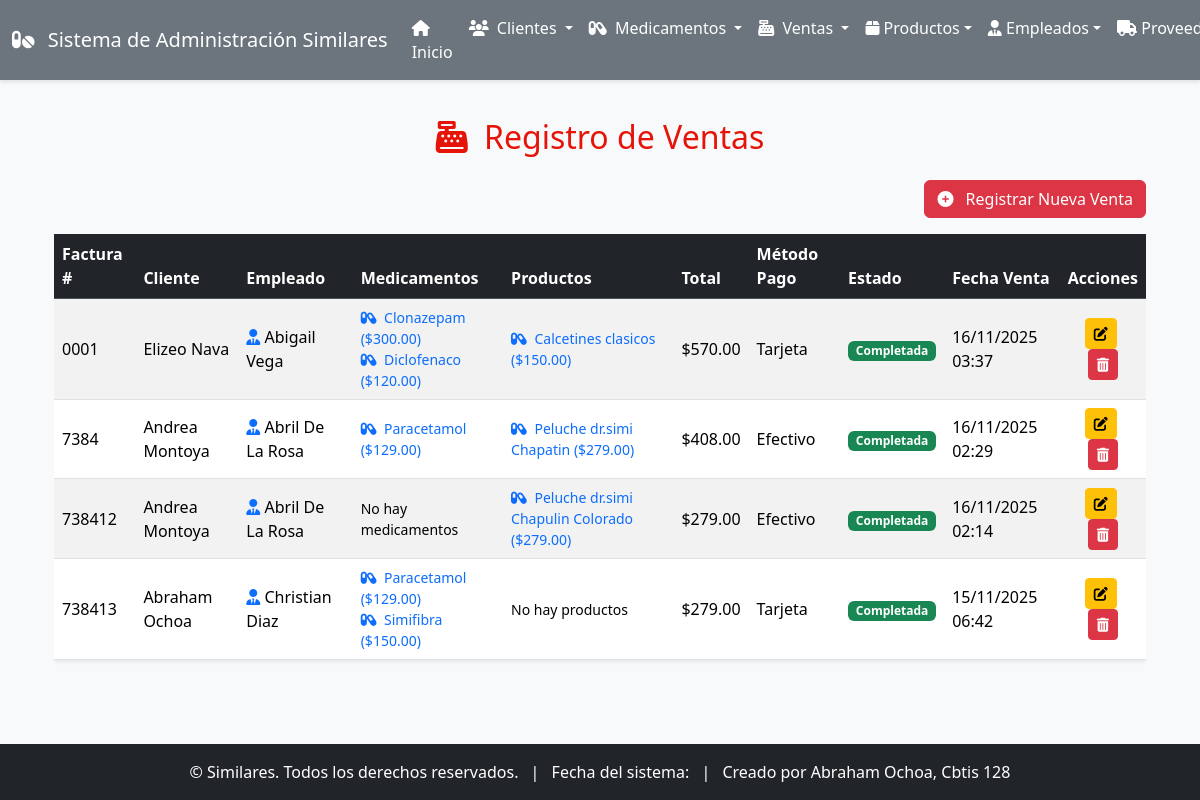
/ventas/, run on the app's committed database.
### app_Similares/models.py (models this page shows, shortened)
class Venta(models.Model):
    cliente = models.ForeignKey(Cliente, on_delete=models.CASCADE, related_name='ventas')  # 1 a muchos
    empleado = models.ForeignKey(Empleado, on_delete=models.SET_NULL, null=True, blank=True)
    medicamentos = models.ManyToManyField(Medicamento, related_name='ventas')
    productos = models.ManyToManyField(Producto, related_name='ventas')
    fecha_venta = models.DateTimeField(auto_now_add=True)
    total = models.DecimalField(max_digits=10, decimal_places=2)
    metodo_pago = models.CharField(max_length=50, choices=[
        ('EFECTIVO', 'Efectivo'),
        ('TARJETA', 'Tarjeta'),
        ('TRANSFERENCIA', 'Transferencia'),
    ])
    numero_factura = models.CharField(max_length=20, unique=True)
    observaciones = models.TextField(blank=True, null=True)
    estado = models.CharField(max_length=20, default='COMPLETADA', choices=[
        ('COMPLETADA', 'Completada'),
        ('PENDIENTE', 'Pendiente'),
        ('CANCELADA', 'Cancelada'),
    ])

class Cliente(models.Model):
    nombre = models.CharField(max_length=100)
    apellido = models.CharField(max_length=100)
    email = models.EmailField(unique=True)
    telefono = models.CharField(max_length=15)
    direccion = models.CharField(max_length=200)
    fecha_nacimiento = models.DateField(null=True, blank=True)
    registrado_en = models.DateTimeField(auto_now_add=True)

class Empleado(models.Model):
    nombre = models.CharField(max_length=50, verbose_name="Nombre")
    apellido = models.CharField(max_length=50, verbose_name="Apellido")
    puesto = models.CharField(max_length=50, verbose_name="Puesto")
    fecha_contratacion = models.DateField(verbose_name="Fecha de Contratación")
    salario = models.DecimalField(max_digits=10, decimal_places=2, verbose_name="Salario")
    telefono = models.CharField(max_length=15, verbose_name="Teléfono")
    email = models.EmailField(verbose_name="Email")
    activo = models.BooleanField(default=True, verbose_name="Activo")
    class Meta:
        verbose_name = "Empleado"
        verbose_name_plural = "Empleados"

class Medicamento(models.Model):
    nombre = models.CharField(max_length=150)
    descripcion = models.TextField()
    laboratorio = models.CharField(max_length=100)
    precio = models.DecimalField(max_digits=10, decimal_places=2)
    stock = models.PositiveIntegerField()
    proveedor = models.ForeignKey(Proveedor, on_delete=models.CASCADE)
    fecha_vencimiento = models.DateField()
    codigo_barras = models.CharField(max_length=50, unique=True)

class Producto(models.Model):
    nombre = models.CharField(max_length=100, verbose_name="Nombre")
    descripcion = models.TextField(verbose_name="Descripción")
    categoria = models.CharField(max_length=50, verbose_name="Categoría")
    precio = models.DecimalField(max_digits=10, decimal_places=2, verbose_name="Precio")
    stock = models.IntegerField(verbose_name="Stock")
    proveedor = models.ForeignKey(Proveedor, on_delete=models.CASCADE, verbose_name="Proveedor")
    codigo_barras = models.CharField(max_length=50, verbose_name="Código de Barras")
    fecha_actualizacion = models.DateTimeField(auto_now=True, verbose_name="Actualizado")
    class Meta:
        verbose_name = "Producto"
        verbose_name_plural = "Productos"

### app_Similares/views.py (the view)
# urls.py: path('ventas/', views.ver_ventas, name='ver_ventas'),
def ver_ventas(request):
    ventas = Venta.objects.select_related('cliente', 'empleado').prefetch_related('medicamentos', 'productos').all().order_by('-fecha_venta')
    return render(request, 'app_Similares/ventas/ver_ventas.html', {'ventas': ventas})

### app_Similares/templates/app_Similares/ventas/ver_ventas.html (shortened to what this page needs)
{% extends 'app_Similares/base.html' %}
{% block content %}
<div class="container mt-4">
    <h2 class="mb-4 text-center" style="color: #e61308;">
        <i class="fas fa-cash-register me-2"></i> Registro de Ventas
    </h2>
    <div class="text-end mb-3">
        <a href="{% url 'agregar_venta' %}" class="btn btn-danger text-white" >
            <i class="fas fa-plus-circle me-2"></i> Registrar Nueva Venta
        </a>
    </div>
    {% if ventas %}
    <div class="table-responsive">
        <table class="table table-striped table-hover align-middle">
            <thead class="table-dark">
                <tr>
                    <th>Factura #</th>
                    <th>Cliente</th>
                    <th>Empleado</th>
                    <th>Medicamentos</th>
                    <th>Productos</th>
                    <th>Total</th>
                    <th>Método Pago</th>
                    <th>Estado</th>
                    <th>Fecha Venta</th>
                    <th class="text-center">Acciones</th>
                </tr>
            </thead>
            <tbody>
                {% for venta in ventas %}
                <tr>
                    <td>{{ venta.numero_factura }}</td>
                    <td>{{ venta.cliente.nombre }} {{ venta.cliente.apellido }}</td>
                    <td>
                        {% if venta.empleado %}
                            <span title="{{ venta.empleado.cargo }}">
                                <i class="fas fa-user-tie text-primary"></i>
                                {{ venta.empleado.nombre }} {{ venta.empleado.apellido }}
                            </span>
                        {% else %}
                            <span class="text-muted"><em>Sin empleado</em></span>
                        {% endif %}
                    </td>
                    <td>
                        <ul class="list-unstyled mb-0 small">
                            {% for medicamento in venta.medicamentos.all %}
                            <li>
                                <a href="{% url 'ver_medicamentos' %}" title="Ver detalles de {{ medicamento.nombre }}" class="text-decoration-none">
                                    <i class="fas fa-capsules me-1 text-primary"></i>
                                    {{ medicamento.nombre }} (${{ medicamento.precio|floatformat:2 }})
                                </a>
                            </li>
                            {% empty %}
                            <li>No hay medicamentos</li>
                            {% endfor %}
                        </ul>
                    </td>
                    <td>
                        <ul class="list-unstyled mb-0 small">
                            {% for producto in venta.productos.all %}
                            <li>
                                <a href="{% url 'ver_productos' %}" title="Ver detalles de {{ producto.nombre }}" class="text-decoration-none">
                                    <i class="fas fa-capsules me-1 text-primary"></i>
                                    {{ producto.nombre }} (${{ producto.precio|floatformat:2 }})
                                </a>
                            </li>
                            {% empty %}
                            <li>No hay productos</li>
                            {% endfor %}
                        </ul>
                    </td>
                    <td>${{ venta.total|floatformat:2 }}</td>
                    <td>{{ venta.get_metodo_pago_display }}</td>
                    <td>
                        {% if venta.estado == 'COMPLETADA' %}
                            <span class="badge bg-success">{{ venta.get_estado_display }}</span>
                        {% elif venta.estado == 'PENDIENTE' %}
                            <span class="badge bg-warning text-dark">{{ venta.get_estado_display }}</span>
                        {% else %}
                            <span class="badge bg-danger">{{ venta.get_estado_display }}</span>
                        {% endif %}
                    </td>
                    <td>{{ venta.fecha_venta|date:"d/m/Y H:i" }}</td>
                    <td class="text-center">
                        <a href="{% url 'actualizar_venta' venta.pk %}" class="btn btn-warning btn-sm me-1" title="Editar">
                            <i class="fas fa-edit"></i>
                        </a>
                        <a href="{% url 'borrar_venta' venta.pk %}" class="btn btn-danger btn-sm" title="Eliminar">
                            <i class="fas fa-trash-alt"></i>
                        </a>
                    </td>
                </tr>
                {% endfor %}
            </tbody>
        </table>
    </div>
    {% else %}
    <div class="alert alert-info text-center" role="alert">
        No hay ventas registradas aún. ¡Registra una nueva venta!
    </div>
    {% endif %}
</div>
{% endblock %}

### app_Similares/templates/app_Similares/base.html (style rules this page uses)
body { display: flex; flex-direction: column; min-height: 100vh; background-color: #f8f9fa; }
.table { background-color: #ffffff; box-shadow: 0 0.125rem 0.25rem rgba(0,0,0,.075); }
.table-striped tbody tr:nth-of-type(odd) { background-color: rgba(0,0,0,.05); }
.btn-warning { background-color: #ffc107; border-color: #ffc107; }
.btn-danger { background-color: #dc3545; border-color: #dc3545; }

### data on the page
Venta: numero_factura "0001", cliente.nombre "Elizeo", cliente.apellido "Nava", empleado.nombre "Abigail", empleado.apellido "Vega", total "570.00", metodo_pago "Tarjeta", estado "Completada", fecha_venta "16/11/2025 03:37"
Medicamento: nombre "Clonazepam", precio "300.00"
Medicamento: nombre "Diclofenaco", precio "120.00"
Producto: nombre "Calcetines clasicos", precio "150.00"
Venta: numero_factura "7384", cliente.nombre "Andrea", cliente.apellido "Montoya", empleado.nombre "Abril", empleado.apellido "De La Rosa", total "408.00", metodo_pago "Efectivo", estado "Completada", fecha_venta "16/11/2025 02:29"
Medicamento: nombre "Paracetamol", precio "129.00"
Producto: nombre "Peluche dr.simi Chapatin", precio "279.00"
Venta: numero_factura "738412", cliente.nombre "Andrea", cliente.apellido "Montoya", empleado.nombre "Abril", empleado.apellido "De La Rosa", total "279.00", metodo_pago "Efectivo", estado "Completada", fecha_venta "16/11/2025 02:14"
Producto: nombre "Peluche dr.simi Chapulin Colorado", precio "279.00"
Venta: numero_factura "738413", cliente.nombre "Abraham", cliente.apellido "Ochoa", empleado.nombre "Christian", empleado.apellido "Diaz", total "279.00", metodo_pago "Tarjeta", estado "Completada", fecha_venta "15/11/2025 06:42"
Medicamento: nombre "Simifibra", precio "150.00"
